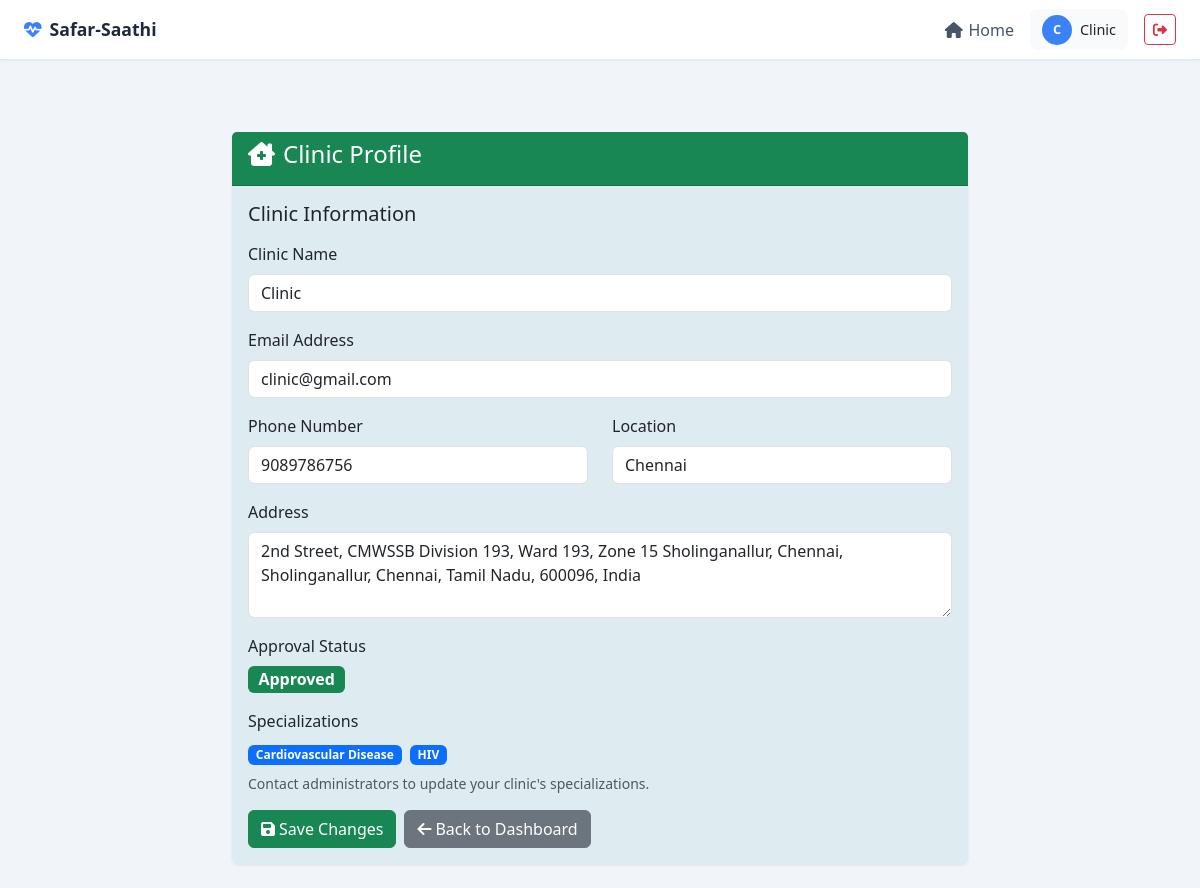
/clinic/profile/ (signed in), run on the app's committed database.
### clinic/models.py (models this page shows, shortened)
class ClinicProfile(models.Model):
    user = models.OneToOneField(User, on_delete=models.CASCADE)
    name = models.CharField(max_length=200)
    address = models.TextField()
    phone_number = models.CharField(max_length=15)
    location = models.CharField(max_length=100)  # City/State
    latitude = models.FloatField(null=True, blank=True)
    longitude = models.FloatField(null=True, blank=True)
    diseases_treated = models.ManyToManyField(Disease, blank=True, help_text="Diseases treated by this clinic")
    is_approved = models.BooleanField(default=False)
    is_active = models.BooleanField(default=True, help_text="Whether this clinic is active")
    created_at = models.DateTimeField(default=timezone.now)

class Disease(models.Model):
    name = models.CharField(max_length=100, unique=True)
    description = models.TextField(blank=True, help_text="Optional description of the disease")
    is_active = models.BooleanField(default=True, help_text="Whether this disease is available for selection")
    created_at = models.DateTimeField(default=timezone.now)
    updated_at = models.DateTimeField(auto_now=True)
    class Meta:
        ordering = ['name']

### clinic/views.py (the view, shortened to what this page needs)
# urls.py: path('profile/', views.clinic_profile, name='profile'),
@login_required
@user_passes_test(is_clinic)
def clinic_profile(request):
    try:
        clinic = request.user.clinicprofile
    except ClinicProfile.DoesNotExist:
        messages.error(request, 'Clinic profile not found.')
        return redirect('home')
    context = {
        'clinic': clinic,
    }
    return render(request, 'clinic/profile.html', context)

### clinic/views.py (called while the page is built)
def is_clinic(user):
    return user.groups.filter(name='Clinic').exists() and hasattr(user, 'clinicprofile')

### clinic/templates/clinic/profile.html (shortened to what this page needs)
{% extends 'base.html' %}
{% block content %}
<div class="container mt-5">
    <div class="row justify-content-center">
        <div class="col-md-8">
            <div class="card">
                <div class="card-header bg-success text-white">
                    <h4><i class="fas fa-clinic-medical me-2"></i>Clinic Profile</h4>
                </div>
                <div class="card-body">
                    <form method="post">
                        <h5 class="mb-3">Clinic Information</h5>
                        <div class="mb-3">
                            <label for="id_name" class="form-label">Clinic Name</label>
                            <input type="text" class="form-control" id="id_name" name="name"
                                   value="{{ clinic.name }}" maxlength="200" required>
                        </div>
                        <div class="mb-3">
                            <label for="id_email" class="form-label">Email Address</label>
                            <input type="email" class="form-control" id="id_email" name="email"
                                   value="{{ user.email }}" required>
                        </div>
                        <div class="row">
                            <div class="col-md-6 mb-3">
                                <label for="id_phone_number" class="form-label">Phone Number</label>
                                <input type="text" class="form-control" id="id_phone_number" name="phone_number"
                                       value="{{ clinic.phone_number }}" maxlength="15">
                            </div>
                            <div class="col-md-6 mb-3">
                                <label for="id_location" class="form-label">Location</label>
                                <input type="text" class="form-control" id="id_location" name="location"
                                       value="{{ clinic.location }}" maxlength="100">
                            </div>
                        </div>
                        <div class="mb-3">
                            <label for="id_address" class="form-label">Address</label>
                            <textarea class="form-control" id="id_address" name="address" rows="3" required>{{ clinic.address }}</textarea>
                        </div>
                        <div class="mb-3">
                            <label class="form-label">Approval Status</label>
                            <div>
                                <span class="badge bg-{% if clinic.is_approved %}success{% else %}warning{% endif %} fs-6">
                                    {% if clinic.is_approved %}Approved{% else %}Pending Approval{% endif %}
                                </span>
                            </div>
                        </div>
                        <div class="mb-3">
                            <label class="form-label">Specializations</label>
                            <div class="diseases-display">
                                {% for disease in clinic.diseases_treated.all %}
                                <span class="badge bg-primary me-1 mb-1">{{ disease.name }}</span>
                                {% empty %}
                                <span class="text-muted">No specializations selected</span>
                                {% endfor %}
                            </div>
                            <div class="form-text">Contact administrators to update your clinic's specializations.</div>
                        </div>
                        <div class="d-flex gap-2">
                            <button type="submit" class="btn btn-success">
                                <i class="fas fa-save me-1"></i>Save Changes
                            </button>
                            <a href="{% url 'clinic:clinic_dashboard' %}" class="btn btn-secondary">
                                <i class="fas fa-arrow-left me-1"></i>Back to Dashboard
                            </a>
                        </div>
                    </form>
                </div>
            </div>
        </div>
    </div>
</div>
{% endblock %}

### templates/base.html (shortened to what this page needs)
<!doctype html>
<html lang="en">
<head>
    <link href="https://cdn.jsdelivr.net/npm/bootstrap@5.3.0/dist/css/bootstrap.min.css" rel="stylesheet"/>
    <link href="https://cdnjs.cloudflare.com/ajax/libs/font-awesome/6.4.0/css/all.min.css" rel="stylesheet"/>
</head>
<body>
<nav class="top-navbar">
    <a href="{% url 'home' %}" class="navbar-brand">
        <i class="fas fa-heartbeat"></i>
        Safar-Saathi
    </a>
    <div class="navbar-links">
        <a href="{% url 'home' %}">
            <i class="fas fa-home"></i> Home
        </a>
        {% if user.is_authenticated %}
            <div class="user-info">
                <div class="user-avatar">
                    {{ user.username|slice:":1"|upper }}
                </div>
                <span>{{ user.username }}</span>
            </div>
            <form method="post" action="{% url 'logout' %}" class="d-inline">
                <button type="submit"
                        class="btn btn-outline-danger btn-sm"
                        title="Logout">
                    <i class="fas fa-sign-out-alt"></i>
                </button>
            </form>
        {% endif %}
    </div>
</nav>
<main class="content-wrapper">
    {% block content %}{% endblock %}
</main>
</body>
</html>

### templates/base.html (style rules this page uses)
:root { --topbar-height: 60px; --primary-color: #3b82f6; }
body { font-family: "Segoe UI", Tahoma, Geneva, Verdana, sans-serif; background: #f1f5f9; min-height: 100vh; }
.top-navbar { height: var(--topbar-height); background: #ffffff; border-bottom: 1px solid #e2e8f0; display: flex; align-items: center; justify-content: space-between; padding: 0 1.5rem; position: sticky; top: 0; z-index: 1030; box-shadow: 0 1px 3px rgba(0,0,0,0.05); }
.navbar-brand { font-weight: 700; color: #1e293b; text-decoration: none; display: flex; align-items: center; gap: .5rem; font-size: 1.1rem; }
.navbar-brand i { color: var(--primary-color); }
.navbar-links { display: flex; align-items: center; gap: 1rem; }
.navbar-links a { text-decoration: none; color: #475569; font-weight: 500; display: flex; align-items: center; gap: .35rem; }
.user-info { display: flex; align-items: center; gap: .5rem; background: #f8fafc; padding: .35rem .75rem; border-radius: .5rem; font-size: .9rem; }
.user-avatar { width: 30px; height: 30px; border-radius: 50%; background: var(--primary-color); color: #fff; display: flex; align-items: center; justify-content: center; font-weight: 600; font-size: .8rem; }
.content-wrapper { padding: 1.5rem; max-width: 1200px; margin: auto; }
.card { border: none; box-shadow: 0 1px 3px rgba(0,0,0,0.08); transition: all .2s; background-color: rgba(185, 218, 229, 0.342) }

### data on the page
ClinicProfile: name "Clinic", phone_number "9089786756", location "Chennai", address "2nd Street, CMWSSB Division 193, Ward 193, Zone 15 Sholinganallur, Chennai, Sholinganallur, Chennai, Tamil Nadu, 600096, India"
Disease: name "Cardiovascular Disease"
Disease: name "HIV"

### other printed values
{{ user.username|slice:":1"|upper }} "C"
{{ user.username }} "Clinic"
